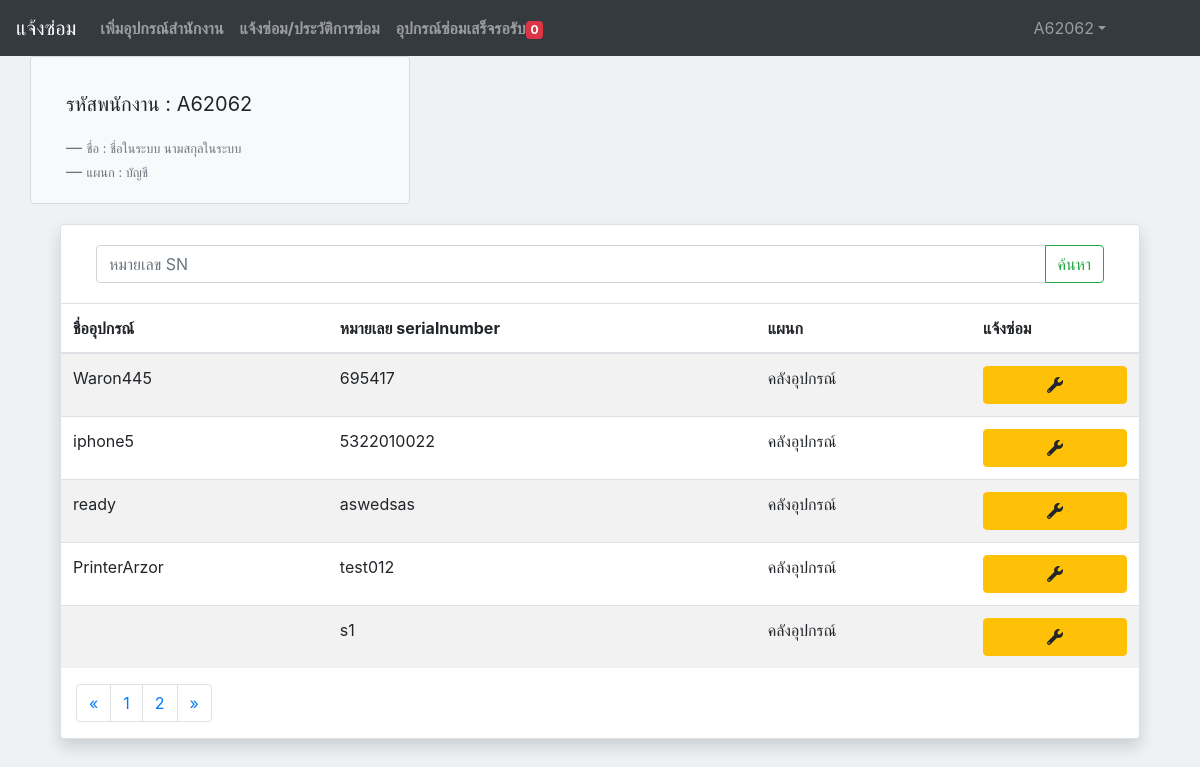
Screenshot of /Treasury/repair_list.php (signed in) with the database file from the repository.
### tables this page shows
CREATE TABLE `profile` (
  `profile_fname` varchar(50) NOT NULL,
  `profile_lname` varchar(50) NOT NULL,
  `profile_create_at` timestamp NOT NULL DEFAULT CURRENT_TIMESTAMP,
  `profile_update_at` timestamp NOT NULL DEFAULT CURRENT_TIMESTAMP ON UPDATE CURRENT_TIMESTAMP,
  `profile_users_id` varchar(255) NOT NULL
);

CREATE TABLE `position` (
  `position_id` int(11) NOT NULL,
  `position_name` varchar(50) NOT NULL
);

CREATE TABLE `oe` (
  `oe_id` int(11) NOT NULL,
  `oe_code` varchar(50) NOT NULL,
  `oe_name` varchar(50) NOT NULL,
  `oe_position` int(11) NOT NULL,
  `oe_create_by` varchar(255) NOT NULL,
  `oe_create_at` timestamp NOT NULL DEFAULT CURRENT_TIMESTAMP,
  `oe_update_at` timestamp NOT NULL DEFAULT CURRENT_TIMESTAMP ON UPDATE CURRENT_TIMESTAMP
);

### Treasury/repair_list.php (the view, shortened to what this page needs)
<!doctype html>
<html lang="en">
    <head>
        <link rel="stylesheet" href="https://stackpath.bootstrapcdn.com/bootstrap/4.3.1/css/bootstrap.min.css">
        <link rel="stylesheet" href="https://use.fontawesome.com/releases/v5.8.2/css/all.css">
        <link rel="stylesheet" href="https://maxcdn.bootstrapcdn.com/bootstrap/4.3.1/css/bootstrap.min.css">
        <link rel="stylesheet" href="css/manu_Left.css">
        <link href="//maxcdn.bootstrapcdn.com/font-awesome/4.2.0/css/font-awesome.min.css" rel="stylesheet">
    </head>
    <body style="background-color: #eff2f4">
        <?php include './header.php'; ?>
        <div  class="container">
            <div class="row">
                <div class="card bg-light col-md-4">
                    <div class="card-body">
                        <?php include './profile_view.php'; ?>
                    </div>
                </div>
            </div>
            <?php
            include '../conn.php';
            $text_serch = isset($_POST['text_serch']) ? $_POST['text_serch'] : '';
            $page = 'repair_list';
            $perpage = 5;
            if (isset($_GET['page'])) {
                $page = $_GET['page'];
            } else {
                $page = 1;
            }
            $start = ($page - 1) * $perpage;
           $sql = "select oe.oe_id,oe.oe_code,oe.oe_name, position.position_name from position "
                    . "inner join oe ON oe.oe_position=position.position_id "
                    . "WHERE oe.oe_code like '%$text_serch%' and oe_position =3 "
                    . "order by oe_id limit {$start} , {$perpage} ";
            $query = mysqli_query($conn, $sql);
            ?>
            <div class="container" style="padding-top: 20px;">
                <div class="card shadow">
                    <form class="form-inline" action="repair_list.php" method="POST">
                        <div class="card-body">
                            <div class="col-md-12 col-lg-12 col-sm-12">
                                <div class="input-group">
                                    <input type="text" class="form-control" placeholder="หมายเลข SN" id="text_serch" name="text_serch">
                                    <div class="input-group-append">
                                        <input class="btn btn-outline-success" type="submit" value="ค้นหา" />
                                    </div>
                                </div>
                            </div>
                        </div>
                    </form>
                    <table class="table table-striped">
                        <thead>
                            <tr>
                                <th>ชื่ออุปกรณ์</th>
                                <th>หมายเลย serialnumber</th>
                                <th>แผนก</th>
                                <th>แจ้งซ่อม</th>
                            </tr>
                        </thead>
                        <tbody>
                            <?php while ($result = mysqli_fetch_assoc($query)) { ?>
                                <tr>
                                    <td><?php echo $result['oe_name']; ?></td>
                                    <td><?php echo $result['oe_code']; ?></td>
                                    <td><?php echo $result['position_name']; ?></td>
                                    <td>
                                        <a href="repair_view.php?oe_id=<?php echo $result['oe_id'];?>"class="btn btn-warning col-12"><i class="fas fa-wrench"></i></a>
                                    </td>
                                </tr>
                            <?php } ?>
                        </tbody>
                    </table>
                    <?php
                    $sql2 = "select * from oe  where oe_position =3 order by oe_id ";
                    $query2 = mysqli_query($conn, $sql2);
                    $total_record = mysqli_num_rows($query2);
                    $total_page = ceil($total_record / $perpage);
                    ?>
                    <div class="col-12">
                        <nav>
                            <ul class="pagination justify-content">
                                <li class="page-item">
                                    <a class="page-link" href="repair_list.php?page=1" aria-label="Previous">
                                        <span aria-hidden="true">&laquo;</span>
                                    </a>
                                </li>
                                <?php for ($i = 1; $i <= $total_page; $i++) { ?>
                                    <li class="page-item "><a class="page-link" href="repair_list.php?page=<?php echo $i; ?>"><?php echo $i; ?></a></li>
                                <?php } ?>
                                <li class="page-item">
                                    <a class="page-link" href="repair_list.php?page=<?php echo $total_page; ?>" aria-label="Next">
                                        <span aria-hidden="true">&raquo;</span>
                                    </a>
                                </li>
                            </ul>
                        </nav>
                    </div>
                </div>
            </div>
            <br>
        </div>
    </body>
</html>

### Treasury/profile_view.php (shortened to what this page needs)
<blockquote class="blockquote mb-0">
    <?php
    include '../conn.php';
    $sql = "SELECT * FROM profile  where profile_users_id='" . $_SESSION['users_id'] . "'";
    $result = mysqli_query($conn, $sql);
    $row = mysqli_fetch_array($result, MYSQLI_ASSOC);
    $sql_users = "select users.users_id, position.position_name from position inner join users ON users.users_position=position.position_id where users.users_id='" . $_SESSION['users_id'] . "'";
    $result_user = mysqli_query($conn, $sql_users);
    $row_user = mysqli_fetch_array($result_user, MYSQLI_ASSOC);
    if ($row_user['users_id'] == $row['profile_users_id']) {
        echo '<p>' . 'รหัสพนักงาน : ' . $_SESSION['users_id'] . '</p>';
        echo '<footer class="blockquote-footer">' . ''
        . '<small class="text-muted">' . 'ชื่อ : ' . $row['profile_fname'] . ' ' . $row['profile_lname'] . ' <cite title="Source Title"></cite>' . '</small>' . '</footer>';
        echo '<footer class="blockquote-footer">' . ''
        . '<small class="text-muted">' . 'แผนก : ' . $row_user['position_name'] . ' <cite title="Source Title"></cite>' . '</small>' . '</footer>';
    } else {
        echo "<meta http-equiv='refresh' content='0 ;URL=../Treasury/profile_insert.php'>";
    }
    ?>
</blockquote>

### rows the page displays
profile: profile_fname "ชื่อในระบบ", profile_lname "นามสกุลในระบบ"
position: position_name "บัญชี"
position: oe.oe_name "Waron445", oe.oe_code "695417", position_name "คลังอุปกรณ์", oe.oe_name "iphone5", oe.oe_code "5322010022", oe.oe_name "ready", oe.oe_code "aswedsas", oe.oe_name "PrinterArzor", oe.oe_code "test012", oe.oe_code "s1"

### other values shown
$count "0"
$_SESSION['users_username'] "A62062"
$_SESSION['users_id'] "A62062"
